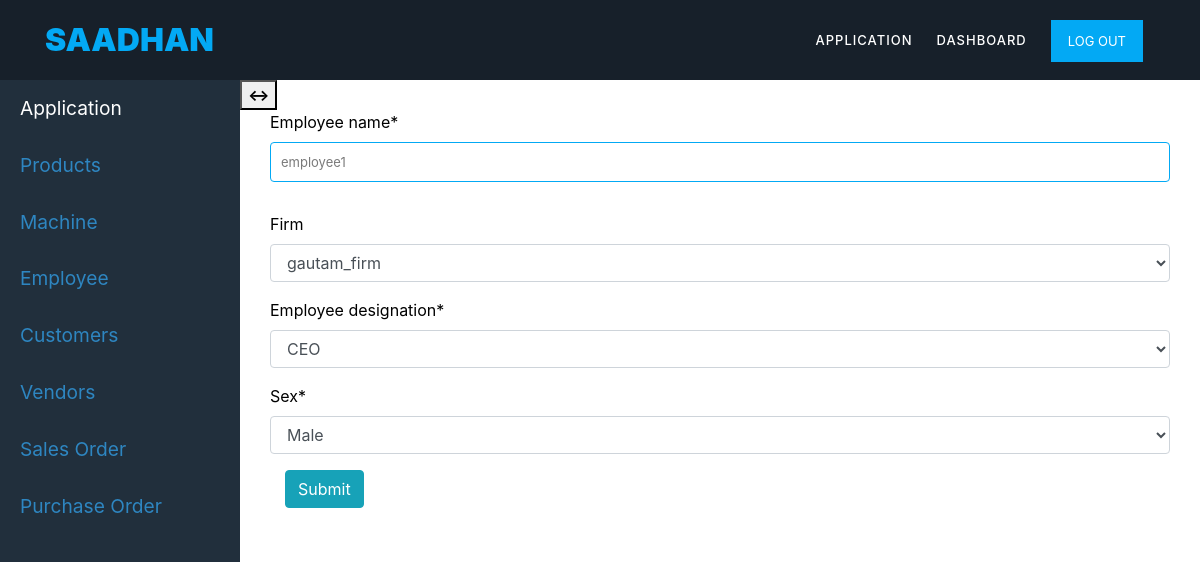
Screenshot of /edit_employee/1/ (signed in) with the database file from the repository.
### mainapp/models.py (models this page shows, shortened)
class employee(models.Model):
	SEX=(
	('M','Male'),
	('F','Female'),('O','Other')
	)
	employee_name=models.CharField(max_length=10)
	firm = models.ForeignKey(user_firm,blank=True,on_delete=models.CASCADE)
	employee_designation=models.ForeignKey('designation',null=True, on_delete=models.SET_NULL)
	sex=models.CharField(max_length=6, choices=SEX, null=True)
	class Meta:
		permissions = []

### mainapp/views.py (the view)
# urls.py: path('edit_employee/<str:pk>/', edit_employee, name='edit_employee'),
@login_required
def edit_employee(request, pk):
	m=employee.objects.get(id=pk)
	form=employee_form(instance=m)
	if request.method == 'POST':
		form=employee_form(request.POST,instance=m)
		if form.is_valid():
			form.save()
			return redirect('/update_employee/')
	context={'form':form}
	return render(request, 'mainapp/add_employee.html', context)

### mainapp/forms.py
class employee_form(ModelForm):
	class Meta:
		model = employee
		exclude= ()

### mainapp/models.py (called while the page is built)
	def __str__(self):
		return self.firm_name

	def __str__(self):
		return self.designation_name

### mainapp/templates/mainapp/add_employee.html (shortened to what this page needs)
{% extends 'mainapp/application.html' %}
{% block application_content %}
{% load crispy_forms_tags %}
<div class="container contact">
  <div class="row">
    <div class="col-md-12">
        <form action="" method="POST">
                <div class="contact-form" style="color: black">
                    <fieldset>{{form|crispy}}</fieldset>
                </div>
                <div class="form-group">
                    <div class="col-sm col-sm-10">
                        <button type="submit" class="btn btn-info">Submit</button>
                    </div>
                </div>
        </form>
    </div>
  </div>
</div>
{% endblock %}

### mainapp/static/css/custom.css (style rules this page uses)
.body_design { background-color: #fff; }
html, body, div, span, applet, object, iframe, h1, h2, h3, h4, h5, h6, p, blockquote, div pre, a, abbr, acronym, address, big, cite, code, del, dfn, em, font, img, ins, kbd, q, s, samp, small, strike, strong, sub, sup, tt, var, b, u, i, center, dl, dt, dd, ol, ul, li, figure, header, nav, section, article, aside, footer, figcaption { margin: 0; padding: 0; border: 0; outline: 0; }
* { box-sizing: border-box; }
html, body { font-family: 'Poppins', sans-serif; font-weight: 400; background-color: #fff; font-size: 16px; -ms-text-size-adjust: 100%; -webkit-font-smoothing: antialiased; -moz-osx-font-smoothing: grayscale; }
html, body { background: #fff; font-family: 'Poppins', sans-serif; }
.contact-form input, .contact-form textarea { color: #7a7a7a; font-size: 13px; border: 1px solid #03A9F4; background-color: #fff; width: 100%; height: 40px; outline: none; line-height: 40px; padding: 0px 10px; -webkit-appearance: none; -moz-appearance: none; appearance: none; margin-bottom: 30px; }
.contact-form ::placeholder { color: #03A9F4; }

### rows the page displays
employee: employee_name "employee1", firm "gautam_firm", employee_designation "CEO", sex "Male"
